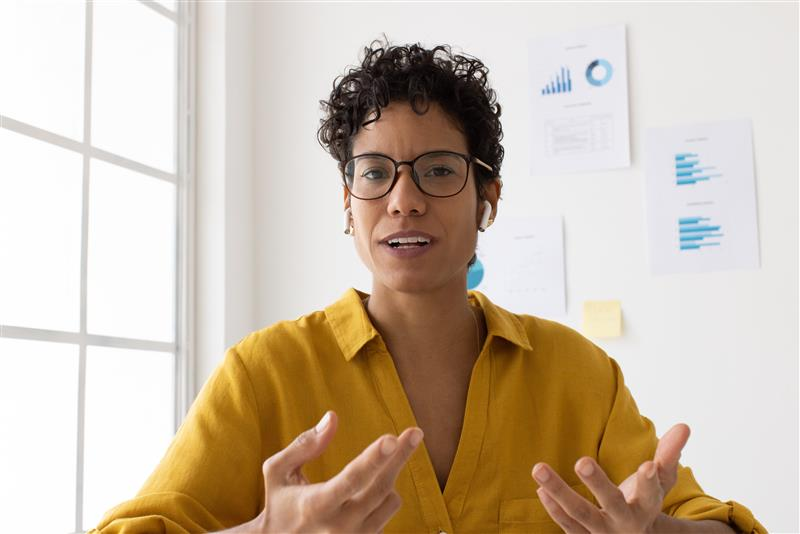
#> input picture Desafio 01/desafio_1.jpeg, 800 x 534 px
$ jupyter execute VC_Desafio_1.ipynb   (shell and % lines are left out)
#> lines starting #> are read from the running program, lines starting #| are printed output that depends on the picture; after the words box and inside, x2 and y2 are one past the last pixel; in counts of white or black regions, pixels touching at a corner belong together
## Desafio 1 da Trilha de Visão Computacional

Nesse desafio você irá implementar uma solução simples para borrar o fundo de uma imagem como uma pessoa, semelhante ao que aplicativos de vídeo chamadas fazem hoje em dia.

Para isso você deverá seguir os pasos desse documento atentamente.

### Instalação e Importação da Biblioteca

[cell 1]
import cv2
import matplotlib.pyplot as plt

### Ler Imagens

[cell 2]
image_bgr = cv2.imread('./desafio_1.jpeg')# Leia a imagem do arquivo "desafio_1.jpeg"
#> image_bgr is the input picture: shape (534, 800, 3); mean B, G, R 171, 188.7, 204.1
image_rgb = cv2.cvtColor(image_bgr, cv2.COLOR_BGR2RGB)# Converta a imagem de BGR para RGB para visualização.
plt.imshow(image_rgb)

### Transformar em Escala de Cinza

[cell 3]
image_gray = cv2.cvtColor(image_rgb, cv2.COLOR_RGB2GRAY)
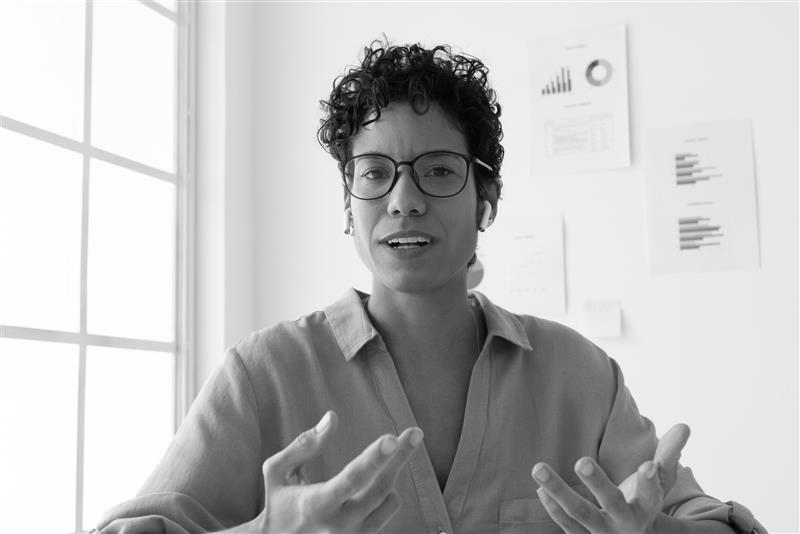
#> image_gray: shape (534, 800); min 1, max 255, mean 191.3
plt.imshow(image_gray, cmap="gray")

### Detectar as Faces

Para isso iremos utilizar o `haar cascade` um método de detecção de faces clásscio. Mais detalhes sobre o `haar cascade` [aqui](https://docs.opencv.org/3.4/db/d28/tutorial_cascade_classifier.html)

[cell 4]
detec = cv2.CascadeClassifier("haarcascade_frontalface_default.xml")
face = detec.detectMultiScale(image_gray, 1.3, 3)
#> face = [[320, 104, 176, 176]]
copy_image_rgb = image_rgb.copy()

padding = 50 # Defina quantos pixels de padding nas duas direções

for (x, y, larg, alt) in face: #Desenhar o retângulo
    ret = cv2.rectangle(copy_image_rgb, (x, y), (x + larg, y + alt), (0, 255, 0), 3)
    y, height = max(0, y-padding), min(y+alt+padding, image_rgb.shape[0])
    x, width = max(0, x-padding), min(x+larg+padding, image_rgb.shape[1])
    face_img = image_rgb[y:height,x:width,:]
#> this loop made 1 pass
#> (x, y, larg, alt, height, width) on pass 1: (270, 54, 176, 176, 330, 546)
#> pass 1, `face_img = image_rgb[y:height,x:width,:]`:
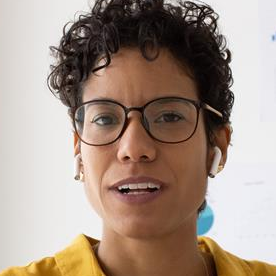
#> face_img: shape (276, 276, 3); mean R, G, B 167, 149, 136.8
plt.imshow(copy_image_rgb)

[cell 5]
plt.imshow(face_img)

### Borrar a Imagem inteira

[cell 6]
blured_image = cv2.GaussianBlur(image_rgb, (17, 17), 20)# Borre a imagem inteira utilizando a função GaussianBlur.
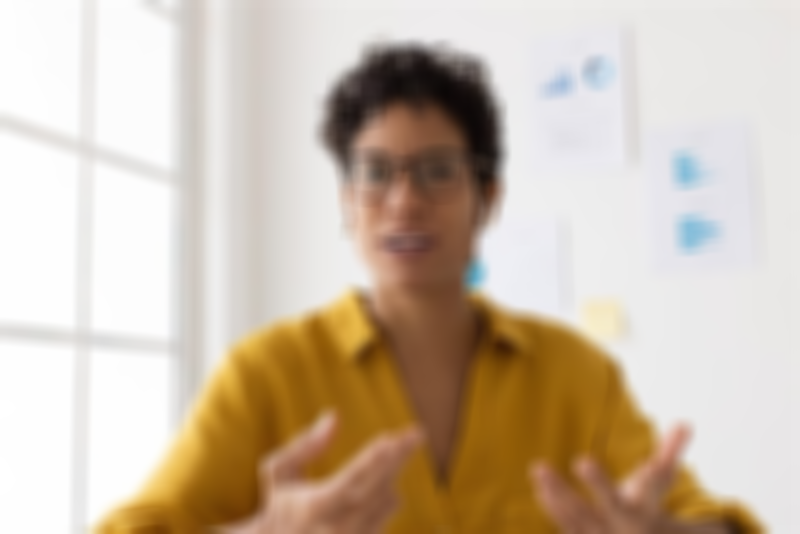
#> blured_image: shape (534, 800, 3); mean R, G, B 204.1, 188.7, 171
plt.imshow(blured_image, cmap='gray')

### Substituir Imagem Original da Face na Imagem Borrada

[cell 7]
# Monte a imagem final com imagem borrada e na região da face coloce a imagem original.
final_image = blured_image# Imagem borrada.
final_image[y:height,x:width, :] = face_img# região da face recebe a imagem da face original.
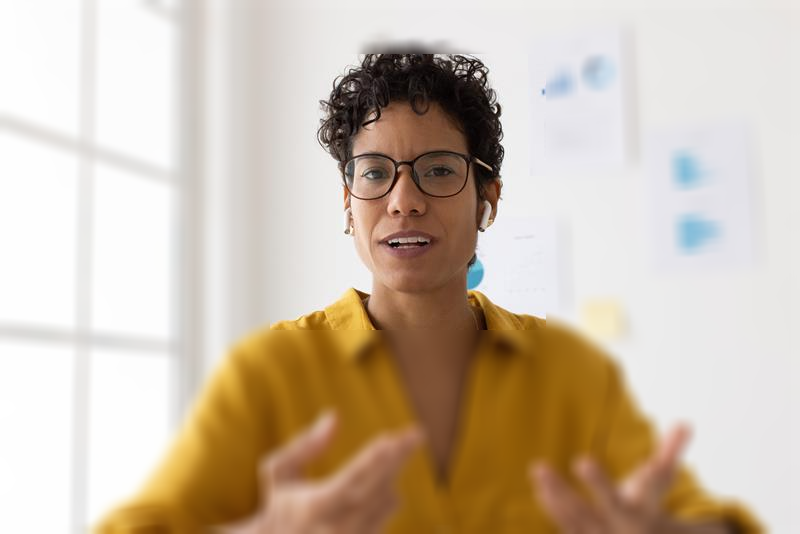
#> final_image: shape (534, 800, 3); 15.65% of pixels changed, all inside (x1, y1, x2, y2) = (270, 54, 546, 330)
plt.imshow(final_image)
